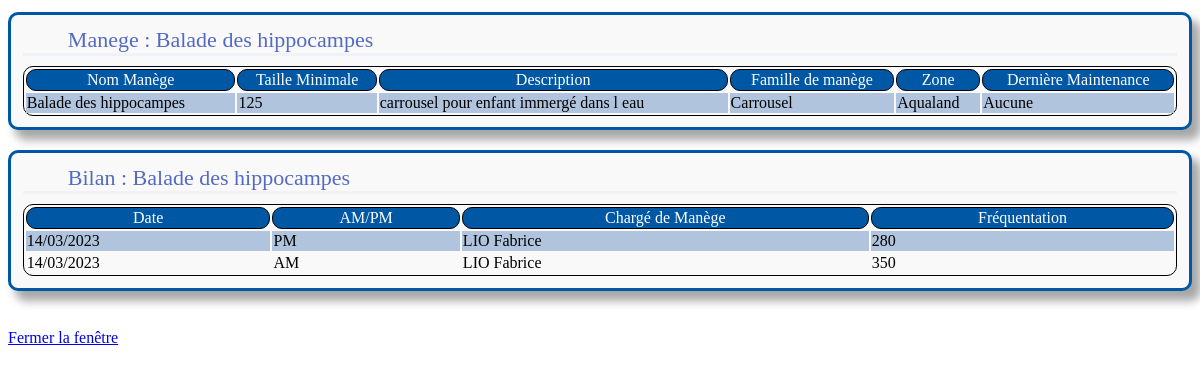
/Menu/SearchResult/manege.php?NomM=Balade des hippocampes (signed in), run on the app's committed database.
### tables this page shows
CREATE TABLE Manege (
   NomM VARCHAR(32),
   tailleMin INT,
   description VARCHAR(400),
   IdF INT,
   IdZ INT,
   CONSTRAINT fk_Manege_Famille FOREIGN KEY (IdF) REFERENCES Famille(IdF) ON DELETE CASCADE ON UPDATE CASCADE,
   CONSTRAINT fk_Manege_Zone FOREIGN KEY (IdZ) REFERENCES Zone(IdZ) ON DELETE CASCADE ON UPDATE CASCADE,
   CONSTRAINT pk_Manege PRIMARY KEY(NomM)
);

CREATE TABLE Famille (
   IdF INT,
   libelleF VARCHAR(32),
   CONSTRAINT pk_Famille PRIMARY KEY(IdF)
);

CREATE TABLE Zone (
   IdZ INT,
   nomZ VARCHAR(32),
   CONSTRAINT pk_Zone PRIMARY KEY(IdZ)
);

### Menu/SearchResult/manege.php (the view, shortened to what this page needs)
<!DOCTYPE HTML>
<html lang="fr">
<head>
    <link rel="stylesheet" href="../../Style/styleSearch.css">
</head>
<body>
<?PHP
        if (isset($_SESSION['metier'])){
            $NomM=$_GET["NomM"];
            $idcom=connex("myparam");
            $requete="SELECT tailleMin,description,libelleF,nomZ FROM Manege M, Zone Z, Famille F WHERE NomM='$NomM' AND Z.IdZ=M.IdZ AND F.IdF=M.IdF";
            $res=mysqli_query($idcom,$requete);
            $requete1="SELECT DATE_FORMAT(M.DateDeb,'%d/%m/%Y'),DATE_FORMAT(M.DateFin,'%d/%m/%Y') FROM Maintenance M WHERE M.NomM='$NomM' AND M.DateFin>=ALL(SELECT M1.DateFin FROM Maintenance M1 WHERE M1.NomM='$NomM')";
            $res1=mysqli_query($idcom,$requete1);
            $requete2="SELECT DATE_FORMAT(B.DateB,'%d/%m/%Y'),demi_journee,UPPER(P.nomP),P.prenomP,frequentation FROM Bilan B, Personnel P WHERE P.NumSS=B.NumSS AND B.NomM='$NomM' ORDER BY B.DateB DESC, demi_journee DESC ";
            $res2=mysqli_query($idcom,$requete2);
            if($res){
                $row=mysqli_fetch_array($res);
                echo "<div class='bloc'>";
                echo "<div class='group'> Manege : ".$_GET["NomM"]."</div>";
                $tailleMin=$row[0];
                $description=$row[1];
                $nomF=$row[2];
                $nomZ=$row[3];
                if($res1){
                    $row=mysqli_fetch_array($res1);
                    if(!empty($row[0])&&!empty($row[1])){
                        $dateM="Du $row[0] au $row[1]";
                    }
                    else{
                        $dateM="Aucune";
                    }
                }
                else{
                    $dateM="Aucune";
                }
                echo "<table>";
                echo "<tr><th>Nom Manège</th><th>Taille Minimale</th><th>Description</th><th>Famille de manège</th><th>Zone</th><th>Dernière Maintenance</th></tr>";
                echo "<tr><td>$NomM</td><td>$tailleMin</td><td>$description</td><td>$nomF</td><td>$nomZ</td><td>$dateM</td></tr>";
                echo "</table></div>";
            }
            if($res2){
                echo "<div class='bloc'>";
                echo "<div class='group'>Bilan : ".$_GET["NomM"]."</div>";
                echo "<table>";
                echo "<tr><th>Date</th><th>AM/PM</th><th>Chargé de Manège</th><th>Fréquentation</th></tr>";
                $l=mysqli_num_rows($res2);
                if($l>0){
                    while($row=mysqli_fetch_array($res2)){
                        $DateB=$row[0];
                        $ap=$row[1];
                        $CM="$row[2] $row[3]";
                        $freq=$row[4];
                        echo "<tr><td>$DateB</td><td>$ap</td><td>$CM</td><td>$freq</td></tr>";
                    }
                }
                else{
                    echo "<tr><td>Aucune donnée</td><td>Aucune donnée</td><td>Aucune donnée</td><td>Aucune donnée</td></tr>";
                }
                echo "</table>";
                echo "</div>";
            }
            echo "<br><a href='javascript:window.close();'>Fermer la fenêtre</a> ";
        }else{
            echo "Merci de vous connecter <a href='../../index.php'>log in </a>";
        }
        ?>
</body>
</html>

### Style/styleSearch.css (style rules this page uses)
.bloc { background-color:#f9f9f9; margin-top:1%; padding:1%; display:grid; grid-template-columns: repeat(1,1fr); grid-template-rows: repeat(2, auto); grid-gap:10px; margin-bottom: 20px; border:solid #0057a4; border-radius:10px; -webkit-box-shadow: 8px 13px 10px 1px #A7A7A7; box-shadow: 8px 9px 10px 1px #A7A7A7; }
.group { font-size:22px; color: #546ac2; padding-left:45px; grid-column: 1; grid-row:1; border-bottom:solid #f1f2f9; }
table, th { display:revert; border: 1px solid black; border-radius: 10px; }
th { font-weight:normal; color:white; background-color:#0057a4; }
tr:nth-child(2n) { background-color:lightsteelblue; }

### data on the page
manege: tailleMin "125", description "carrousel pour enfant immergé dans l eau", IdF.libelleF "Carrousel", IdZ.nomZ "Aqualand"

### other printed values
$_GET["NomM"] "Balade des hippocampes"
$NomM "Balade des hippocampes"
$dateM "Aucune"
$DateB "14/03/2023"
$ap "PM"
$CM "LIO Fabrice"
$freq "280"
$ap "AM"
$freq "350"
